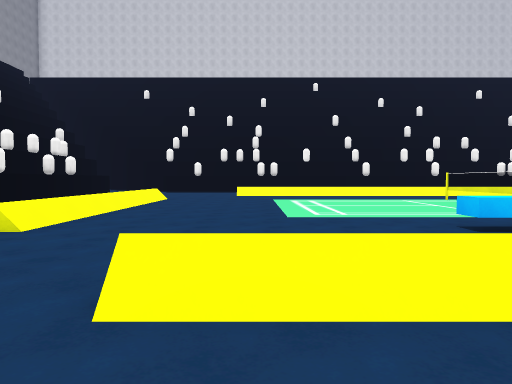
[1] (above)

22 first-person views from a walk through a 3-D level made in the Unity game engine. The camera is 1.3 m above the floor, tilts 2° down and sees 70° across. The floor is counted in squares, 2 m on a side. Each view is taken from the middle of a square. On the plan, view 1 faces up. The plan holds only what a view shows up to about 11 squares ahead; the rest is blank. The place goes on beyond the plan. The player is left out. Some surface patterns are stand-ins.

[2]
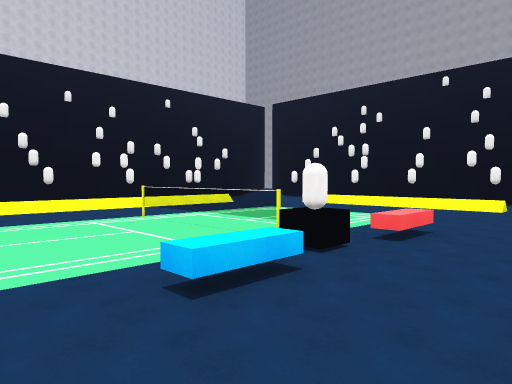

[3]
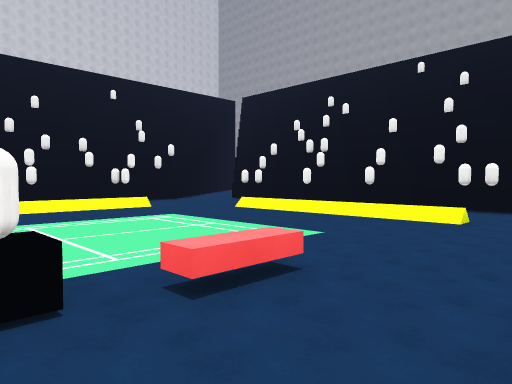

[4]
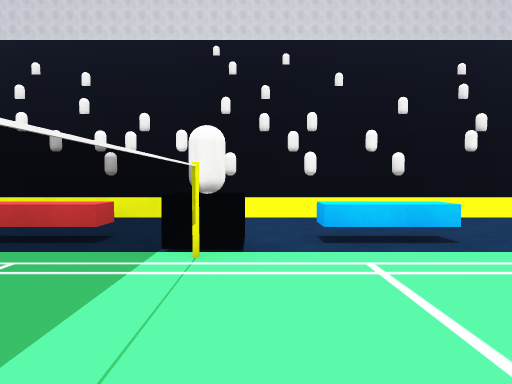

[5]
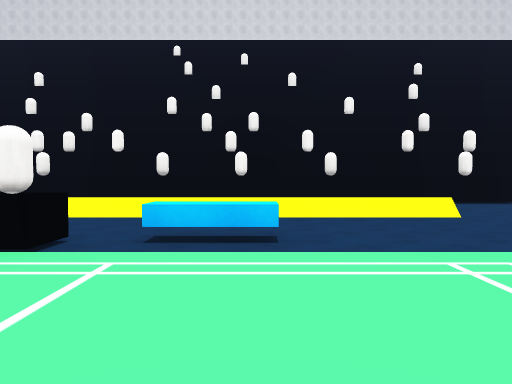

[6]
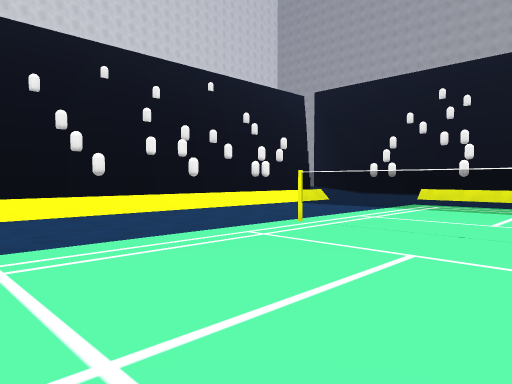

[7]
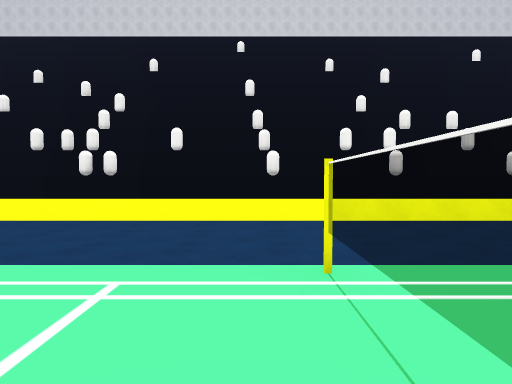

[8]
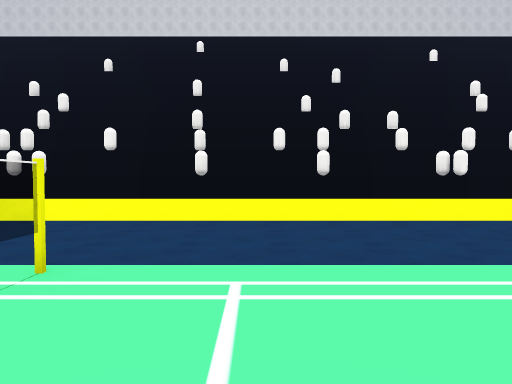

[9]
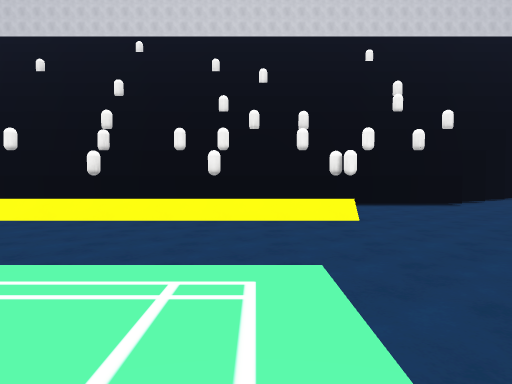

[10]
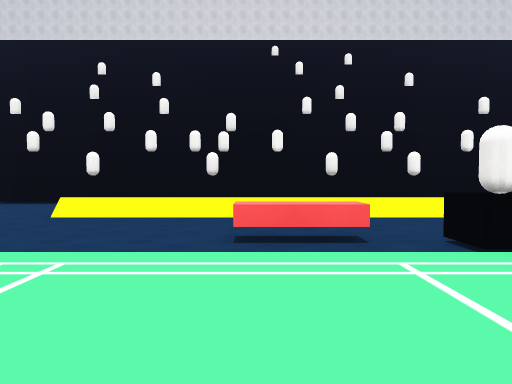

[11]
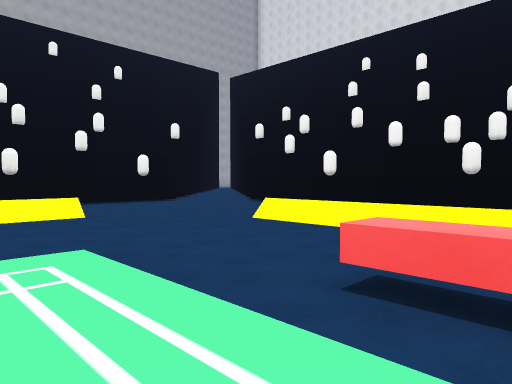

[12]
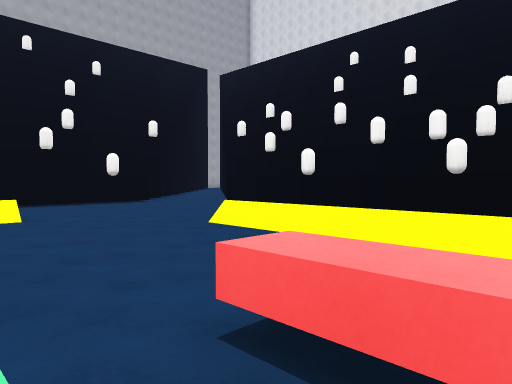

[13]
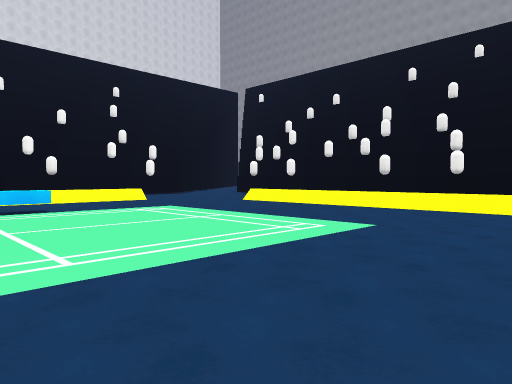

[14]
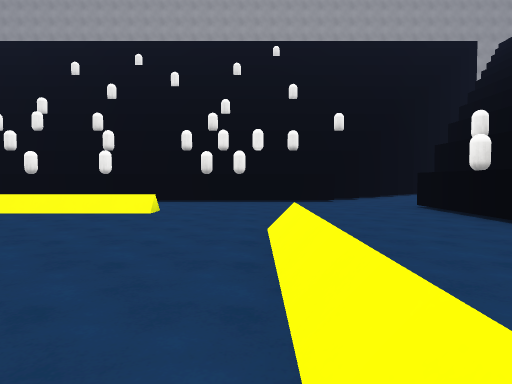

[15]
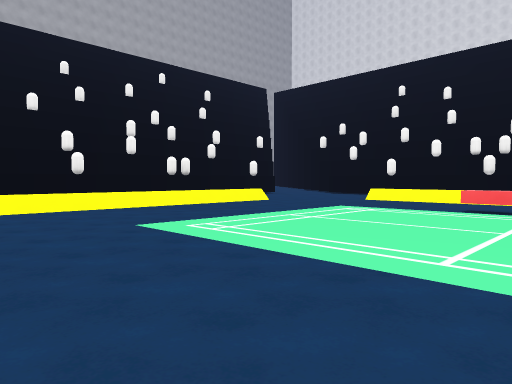

[16]
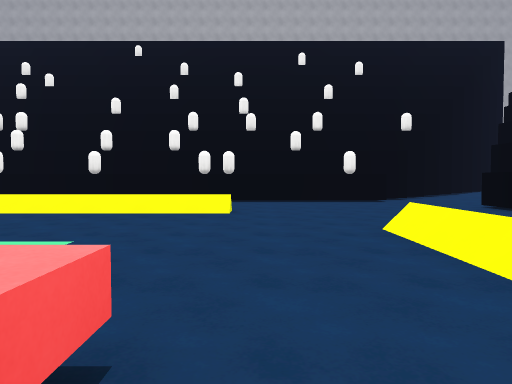

[17]
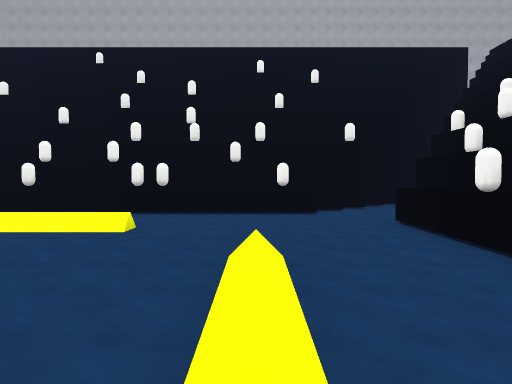

[18]
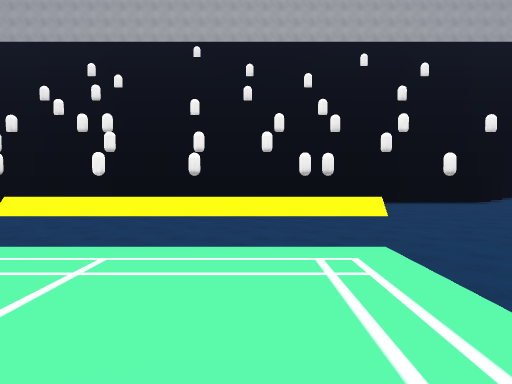

[19]
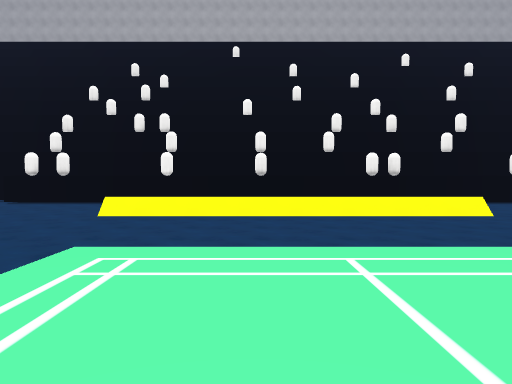

[20]
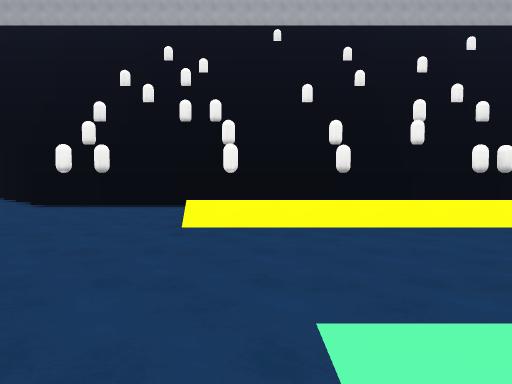

[21]
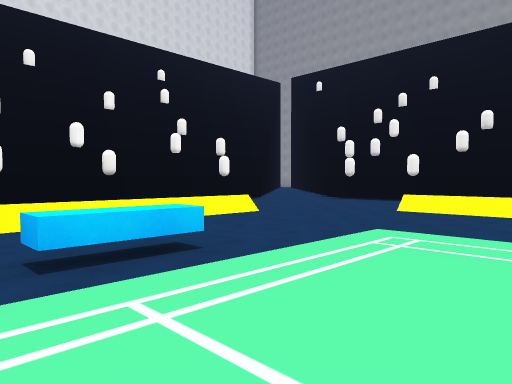

[22]
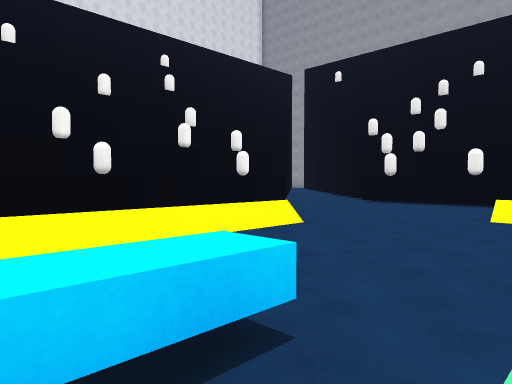

### Floor plan
Key: @ floor where view 1 was taken; # wall or solid block; . floor; / step, stairs or slope; = window, fence, low wall or low ledge; ^ raised ledge; P pole; C capsule; O other object.
Columns run from 8 left of view 1 to 20 right of it. Each row starts with its distance up from view 1.
 19       ###################.
 18  ...####################.. .#
 17  ........            ......##
 16  #.........         ......##
 15  #...../////        /.....##
 14  #.....//////////////.....##
 13  C........................##
 12  C.../................/.. ##
 11 ##.  /................/   ##
 10 ##   /........=......./   ##
  9  #   /........=......./   ##
  8  #   /........=......./   ##
  7  #   /........=......./   ##
  6 ##   /........P......./   ##
  5 ##   /.....^^.O^^...../...##
  4 ##........................##
  3 ##........................##
  2 ##.....//////////////.....##
  1   ........       .........C
  0    .... @        ..........
 -1     ..             ........
 -2     ####################...
 -3                        ##

Where each view was taken, in squares from view 1:
view 1: 0 up, 0 right, facing up
view 2: 2 up, 1 right, facing up-right
view 3: 2 up, 5 right, facing up-right
view 4: 9 up, 5 right, facing down
view 5: 9 up, 3 right, facing down
view 6: 7 up, 1 right, facing up-right
view 7: 8 up, 5 right, facing up
view 8: 8 up, 7 right, facing up
view 9: 8 up, 10 right, facing up
view 10: 9 up, 8 right, facing down
view 11: 7 up, 7 right, facing down-right
view 12: 6 up, 7 right, facing down-right
view 13: 13 up, 5 right, facing down-left
view 14: 14 up, 4 right, facing left
view 15: 13 up, 6 right, facing down-right
view 16: 4 up, 7 right, facing right
view 17: 2 up, 7 right, facing right
view 18: 7 up, 7 right, facing right
view 19: 9 up, 7 right, facing right
view 20: 11 up, 9 right, facing right
view 21: 8 up, 5 right, facing down-left
view 22: 6 up, 4 right, facing down-left
